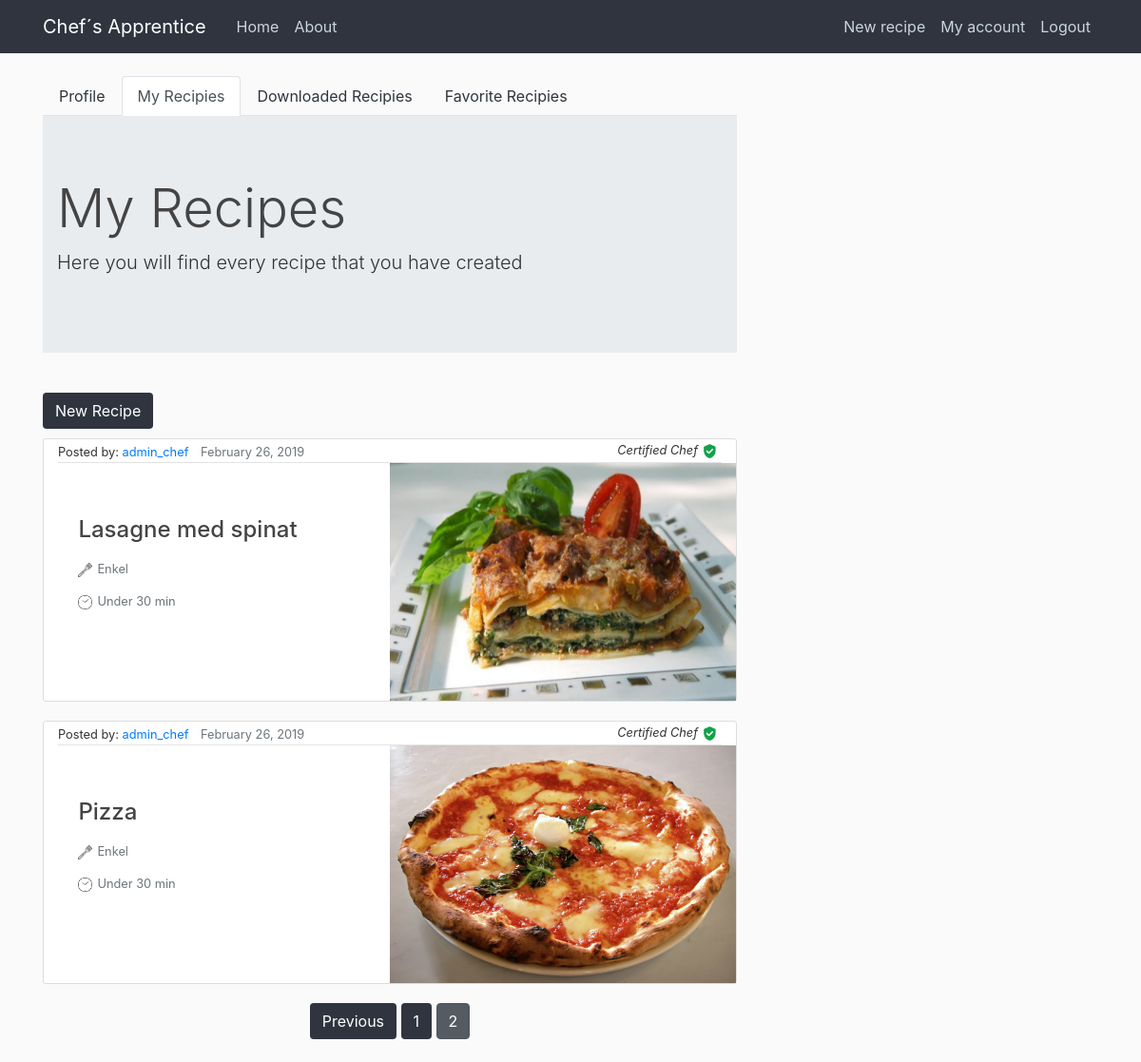
Page /myrecipes/?page=2 (signed in) on the committed database.
### chefs_apprentice/models.py (models this page shows, shortened)
class Recipe(models.Model):
    title = models.CharField(max_length=100)  # tenkt samme som tilhørende post
    ingredients = models.ManyToManyField(ChosenIngredient, blank=True, related_name='+')  # liste av ingrediensobjekter
    description = models.TextField()  # tenkt sammen med content i post
    date_posted = models.DateTimeField(
        default=timezone.now)  # DateTimeField(auto_now=True) ville satt datoen til akkurat nå
    author = models.ForeignKey(User,
                               on_delete=models.CASCADE)  # on_delete=models.CASCADE sier at hvis brukeren blir slettet vil postene også bli slettet
    image = models.ImageField(default='default.jpg', upload_to='food_pics')
    visible = models.BooleanField(default=True)
    download = models.ManyToManyField(User,related_name="downloads",blank=True)

### chefs_apprentice/views.py (the view)
# urls.py: path('myrecipes/', views.myrecipes, name= "myrecipes"),
def myrecipes(request):
        queryset = Recipe.objects.all().order_by("-date_posted") # sorter etter sist opprettet
        paginator = Paginator(queryset, 3) # Show 3 contacts per page
        page = request.GET.get('page') # pagination hvis det er flere sider
        queryset = paginator.get_page(page)
        context = {
            'recipies': queryset
        }
        return render(request, 'chefs_apprentice/myrecipes.html', context)

### chefs_apprentice/templates/chefs_apprentice/myrecipes.html (shortened to what this page needs)
{% extends "chefs_apprentice/base.html" %}
{% block content%}
<ul class="nav nav-tabs">
  <li class="nav-item"><a class="nav-link" href="{%url 'profile' %}">Profile</a></li>
  <li class="nav-item"><a class="nav-link active"  href="#">My Recipies</a></li>
  <li class="nav-item"><a class="nav-link"  href="{%url 'downloadedrecipes' %}">Downloaded Recipies</a></li>
  <li class="nav-item"><a class="nav-link"  href="{%url 'favoriterecipes' %}">Favorite Recipies</a></li>
</ul>
<div class="jumbotron jumbotron-fluid">
  <div class="container">
    <h1 class="display-4">My Recipes</h1>
    <p class="lead">Here you will find every recipe that you have created</p>
  </div>
</div>
<a id="new-recipe" class="btn btn-mr-sm-2" href="{% url 'recipe-create' %}">New Recipe</a>
  {% for recipe in recipies %}
    {% if request.user == recipe.author %}
      <article class="media recipe-section">
        <div class="container">
          <div class="article-metadata">
            <small>Posted by: <a class="mr-2" href="profile">{{ recipe.author }}</a></small>
            <small class="text-muted">{{ recipe.date_posted|date:"F d, Y" }}</small>
            <small class="certification">{% if recipe.author.is_staff %}<i>Certified Chef</i><img class="verified" id="certified" src="../static/chefs_apprentice/verified.png" alt="#">{% endif %}</small>
          </div>
          <div class="row">
            <div class="col-sm pt-5">
                <h2><a class="article-title" href="{%url 'view_recipe' recipetitle=recipe.title pk=recipe.pk%}">{{ recipe.title }}</a></h2>
                <small class="article-content text-muted"><img class="verified" src="../static/chefs_apprentice/spatula.png" alt="#">Enkel</small>
                <small class="article-content text-muted"><img class="verified" src="../static/chefs_apprentice/time.png" alt="#">Under 30 min</small>
            </div>
            <div class="col-sm">
              <img class="food_image" src="{{ recipe.image.url }}" alt="#">
            </div>
          </div>
        </div>
      </article>
    {% endif %}
  {% endfor  %}
  <div class="pagination">
    <span class="step-links">
        {% if recipies.has_previous %}
            <a class="btn btn-rounded-info mb-4" href="?page={{ recipies.previous_page_number }}&q={{ request.GET.q }}">Previous</a>
        {% endif %}
        {% for num in recipies.paginator.page_range %}
          {% if recipies.number == num %}
            <a class="btn btn-secondary active mb-4" href="?page={{ num }}&q={{ request.GET.q }}">{{ num }}</a>
          {% elif num > recipies.number|add:'-3' and num < recipies.number|add:'3' %}
            <a class="btn btn-rounded-info mb-4" href="?page={{ num }}">{{ num }}</a>
          {% endif %}
        {% endfor %}
    </span>
</div>
{% endblock content %}

### chefs_apprentice/static/chefs_apprentice/main.css (style rules this page uses)
body { background: #fafafa; color: #333333; margin-top: 5rem; }
h1, h2, h3, h4, h5, h6 { color: #444444; }
ul { margin: 0; }
.recipe-section { background: #ffffff; padding: 0; border: 1px solid #dddddd; border-radius: 3px; margin-bottom: 20px; }
.article-title { color: #444444; font-size: 1.5rem; justify-content: center; margin-left: 10%; margin-right: 10px; text-align: justify; }
.col-sm { margin:0; padding:0; }
.article-content { white-space: pre-line; display: block; justify-content: center; margin: 15px 10%; margin-left:10%; }
.article-metadata { padding-bottom: 0; margin-bottom: 0; border-bottom: 1px solid #e3e3e3 }
.btn { background-color:#2F343F; color:white; }
.food_image { height: 250px; width: 100%; float: right; padding: 0; margin:0; }
.certification { float:right; margin-top: 2px; }
#certified { margin-left: 5px; }
.nav-link { color:#2F343F ; }
.verified { height: 15px; width: 15px; margin-right: 5px; }
#new-recipe { margin: 10px 10px 10px 0; }
.step-links { margin:auto; }

### rows in the picture
Recipe: author "admin_chef", date_posted "February 26, 2019", title "Lasagne med spinat", image (picture)
Recipe: author "admin_chef", date_posted "February 26, 2019", title "Pizza", image (picture)

### other values in the picture
{{ num }} "1"
{{ num }} "2"
